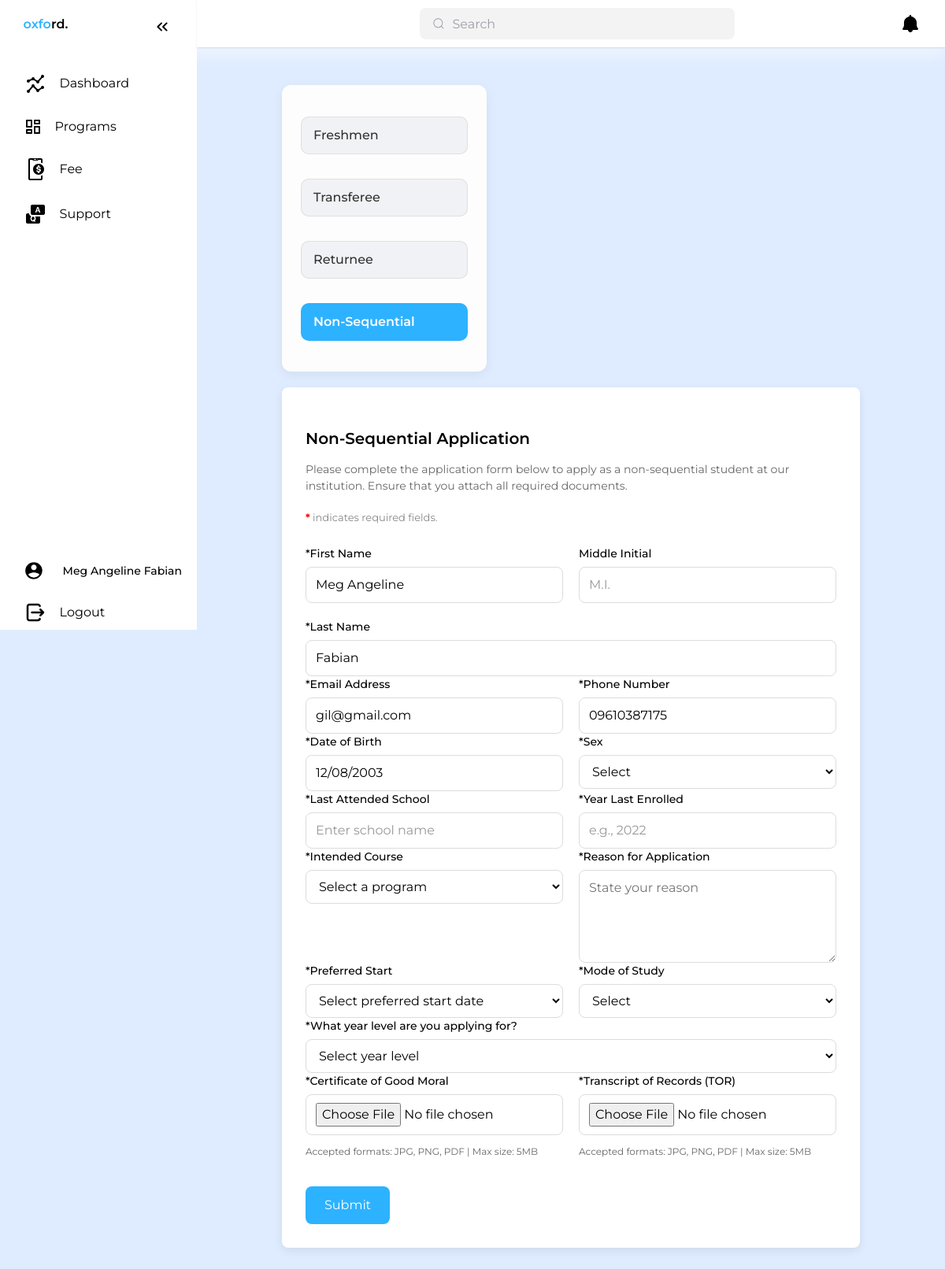
The app's page /student/non-sequential.php (signed in), older data.
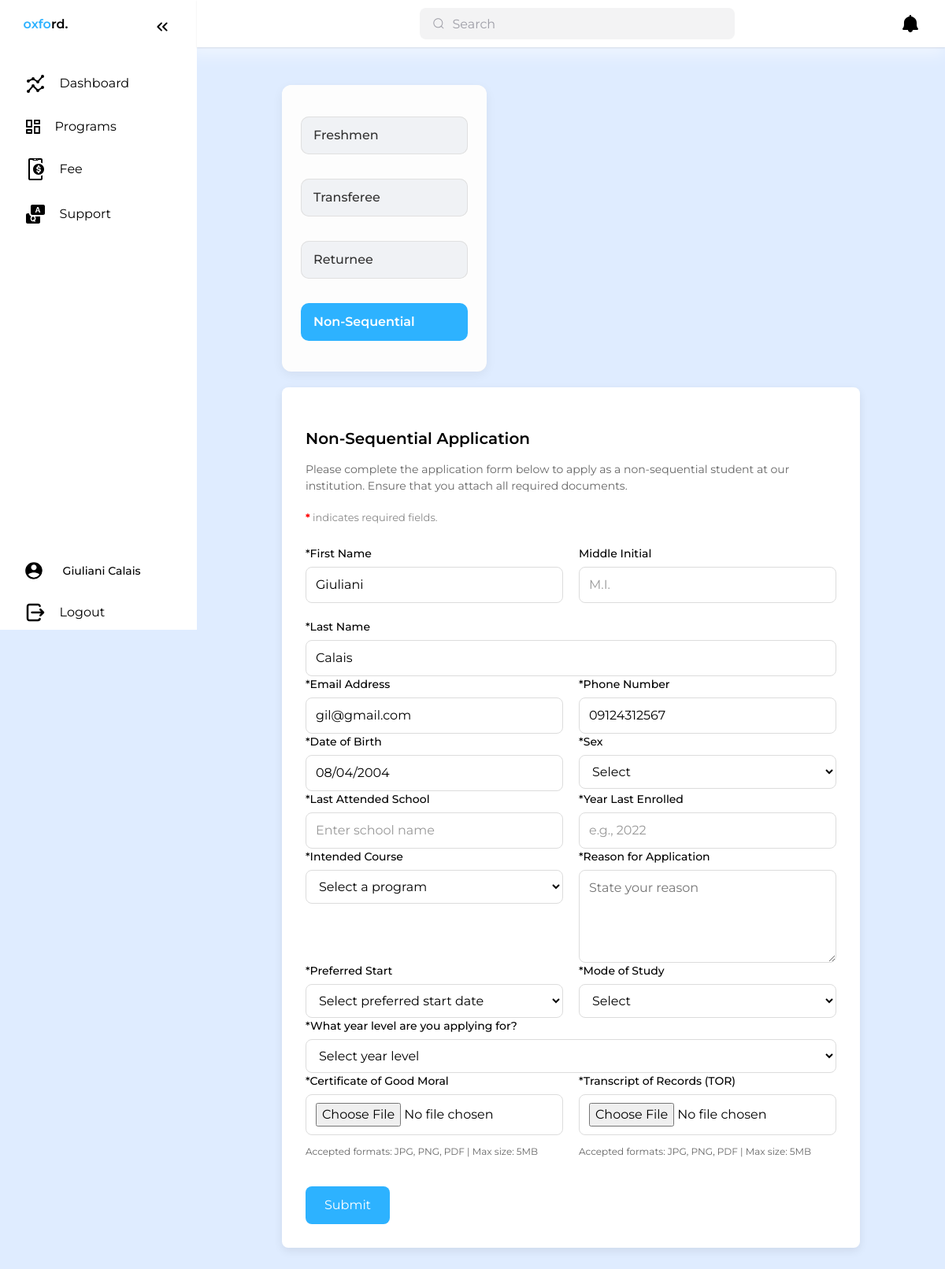
The same page, newer data.
### tables this page shows
CREATE TABLE `studentprofile` (
  `profile_id` int(11) NOT NULL,
  `user_id` int(11) NOT NULL,
  `first_name` varchar(50) NOT NULL,
  `middle_name` varchar(50) DEFAULT NULL,
  `last_name` varchar(50) NOT NULL,
  `birthdate` date NOT NULL,
  `birthplace` varchar(100) NOT NULL,
  `age` int(11) NOT NULL,
  `phone` varchar(11) NOT NULL,
  `guardian_name` varchar(100) NOT NULL,
  `guardian_contact` varchar(11) NOT NULL,
  `relationship` varchar(50) NOT NULL,
  `created_at` timestamp NOT NULL DEFAULT CURRENT_TIMESTAMP
);

### student/non-sequential.php (the view, shortened to what the changed rows need)
<?php
include "sessioncheck.php";
$user_id = $_SESSION['user_id'];
$profile = null;
$stmt1 = $conn->prepare("SELECT * FROM studentprofile WHERE user_id = ?");
$stmt1->bind_param("i", $user_id);
$stmt1->execute();
$result1 = $stmt1->get_result();
if ($result1 && $result1->num_rows > 0) {
  $profile = $result1->fetch_assoc();
}
?>
<!DOCTYPE html>
<html lang="en">
<head>
  <link rel="stylesheet" href="enrollment-regular.css">
  <link href="https://cdn.jsdelivr.net/npm/bootstrap@5.3.0/dist/css/bootstrap.min.css" rel="stylesheet">
</head>
<body>
  <?php include "stud-sidebar.php"; ?>
  <main>
    <div class="container">
      <div class="header">
        <h1>Student Enrollment</h1>
      </div>
      <div class="content-wrapper">
        <div class="Form-regular">
          <form method="POST" enctype="multipart/form-data">
            <div class="form-section">
              <div class="form-row">
                <div class="form-group">
                  <label for="first-name">*First Name</label>
                  <input type="text" id="first-name" name="first-name" placeholder="Enter your first name" value="<?= isset($profile['first_name']) ? htmlspecialchars($profile['first_name']) : '' ?>" readonly required>
                </div>
                <div class="form-group">
                  <label for="last-name">*Last Name</label>
                  <input type="text" id="last-name" name="last-name" placeholder="Enter your last name" value="<?= isset($profile['first_name']) ? htmlspecialchars($profile['last_name']) : '' ?>" readonly required>
                </div>
              </div>
              <div class="form-row">
                <div class="form-group">
                  <label for="phone">*Phone Number</label>
                  <input type="tel" id="phone" name="phone" placeholder="Enter your phone number" value="<?php echo htmlspecialchars($profile['phone']); ?>" maxlength="11" readonly required>
                </div>
              </div>
              <div class="form-row">
                <div class="form-group">
                  <label for="dob">*Date of Birth</label>
                  <input type="date" id="dob" name="dob" value="<?= isset($profile['birthdate']) ? htmlspecialchars($profile['birthdate']) : '' ?>" readonly required>
                </div>
              </div>
            </div>
          </form>
        </div>
      </div>
    </div>
  </main>
</body>
</html>

### student/stud-sidebar.php (shortened to what the changed rows need)
<?php
  include 'sessioncheck.php';
  $user_id = $_SESSION['user_id'];
  $stmt = $conn->prepare("SELECT * FROM studentprofile WHERE user_id = ?");
  $stmt->bind_param("i", $user_id);
  $stmt->execute();
  $result = $stmt->get_result();
  $user = $result->fetch_assoc();
?>
<!DOCTYPE html>
<html lang="en">
<head>
  <link rel="stylesheet" href="sidebar-style.css">
</head>
<body>
  <nav id="sidebar">
    <ul>
        <li class="head" style="display: flex; align-items: center;">
          <a href="studentProfile.php">
            <div class="user-details">
              <p class="name" style="margin: 0;"><?php echo htmlspecialchars($user['first_name'] . ' ' . $user['last_name']); ?></p>
            </div>
          </a>
      </li>
    </ul>
  </nav>
  <?php
      include "header.php";
  ?>
</body>
</html>

Row changes from the older to the newer data that the page shows:
removed studentprofile: first_name+last_name "Meg Angeline Fabian", first-name "Meg Angeline", last-name "Fabian", phone "09610387175", dob "12/08/2003"
added studentprofile: first_name+last_name "Giuliani Calais", first-name "Giuliani", last-name "Calais", phone "09124312567", dob "08/04/2004"
